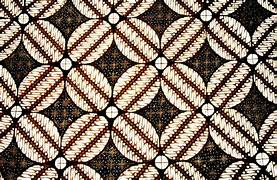
#> input picture ceplok/ceplok1.jpg, 277 x 180 px, found by its file name; its folder holds only this picture in this run
$ python praceplok.py
#> lines starting #> are read from the running program, lines starting #| are printed output that depends on the picture
import cv2
import numpy as np
import os

# Folder gambar batik kamu
folder_path = r'C:\Users\yayuk\Documents\Semester 6\Analisis citra\UTS\ceplok'
output_folder = folder_path + r'\hasil'  # folder untuk simpan hasil
os.makedirs(output_folder, exist_ok=True)

# Dapatkan semua file gambar di folder
file_list = [f for f in os.listdir(folder_path) if f.endswith(('.jpg', '.png'))]

# Loop untuk proses semua gambar
for file_name in file_list:
    print(f"\n Memproses: {file_name}")
    file_path = os.path.join(folder_path, file_name)
    img = cv2.imread(file_path)
#> img is the input picture: shape (180, 277, 3); mean B, G, R 107.2, 120.1, 135.5

    if img is None:
        print("Gagal membaca gambar.")
        continue

    # Resize
    resized = cv2.resize(img, (256, 256))
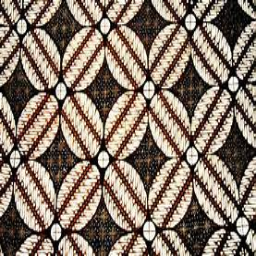
#> resized: shape (256, 256, 3); mean B, G, R 107.1, 120, 135.3

    # Normalisasi
    normalized = resized / 255.0

    # Grayscale
    gray = cv2.cvtColor(resized, cv2.COLOR_BGR2GRAY)
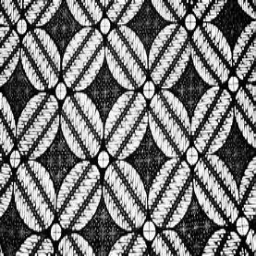
#> gray: shape (256, 256); min 0, max 254, mean 123.1

    # Ekstraksi Fitur Warna (RGB)
    r_mean = np.mean(resized[:, :, 2])
#> r_mean = 135.3
    g_mean = np.mean(resized[:, :, 1])
#> g_mean = 120
    b_mean = np.mean(resized[:, :, 0])
#> b_mean = 107.1

    print(f"R: {r_mean:.2f}, G: {g_mean:.2f}, B: {b_mean:.2f}")
#| R: 135.34, G: 120.03, B: 107.09

    # Simpan hasil (opsional)
    basename = os.path.splitext(file_name)[0]
    cv2.imwrite(os.path.join(output_folder, f"{basename}_resized.jpg"), resized)
    cv2.imwrite(os.path.join(output_folder, f"{basename}_gray.jpg"), gray)

    # Simpan versi normalisasi (jika ingin lihat hasil visual)
    norm_vis = (normalized * 255).astype('uint8')
    cv2.imwrite(os.path.join(output_folder, f"{basename}_normalized.jpg"), norm_vis)

$ run again, on ceplok/ceplok2.jpg
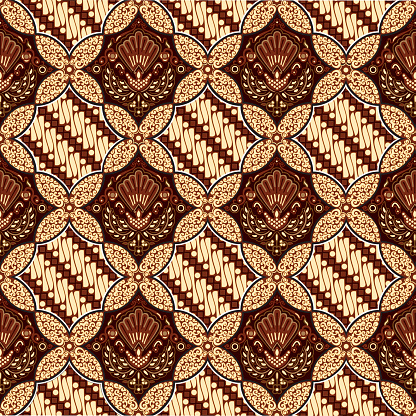
#> input picture ceplok/ceplok2.jpg, 416 x 416 px, found by its file name
#> img is the input picture: shape (416, 416, 3); mean B, G, R 75.5, 106.8, 152
#> `resized = cv2.resize(img, (256, 256))`:
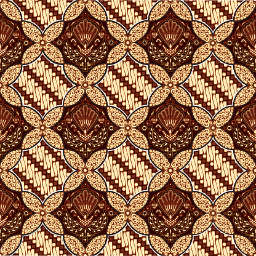
#> resized: shape (256, 256, 3); mean B, G, R 75.4, 106.7, 151.9
#> `gray = cv2.cvtColor(resized, cv2.COLOR_BGR2GRAY)`:
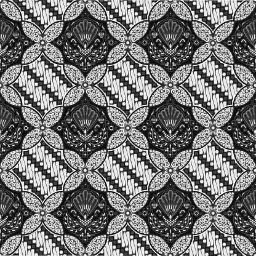
#> gray: shape (256, 256); min 3, max 253, mean 116.6
#> r_mean = 151.9
#> g_mean = 106.7
#> b_mean = 75.38
#| R: 151.89, G: 106.68, B: 75.38

$ run again, on ceplok/ceplok4.jpg
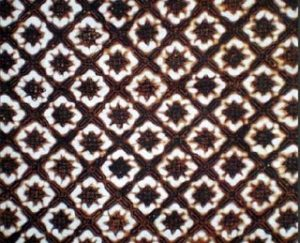
#> input picture ceplok/ceplok4.jpg, 300 x 243 px, found by its file name
#> img is the input picture: shape (243, 300, 3); mean B, G, R 99.7, 103.4, 121
#> `resized = cv2.resize(img, (256, 256))`:
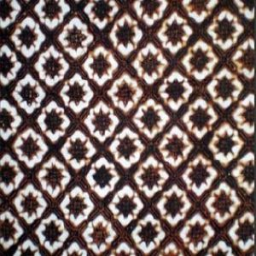
#> resized: shape (256, 256, 3); mean B, G, R 99.5, 103.2, 120.9
#> `gray = cv2.cvtColor(resized, cv2.COLOR_BGR2GRAY)`:
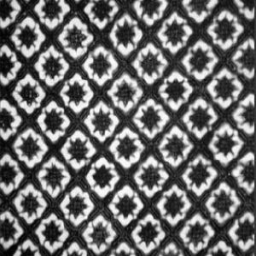
#> gray: shape (256, 256); min 1, max 254, mean 108.1
#> r_mean = 120.9
#> g_mean = 103.2
#> b_mean = 99.55
#| R: 120.87, G: 103.24, B: 99.55
